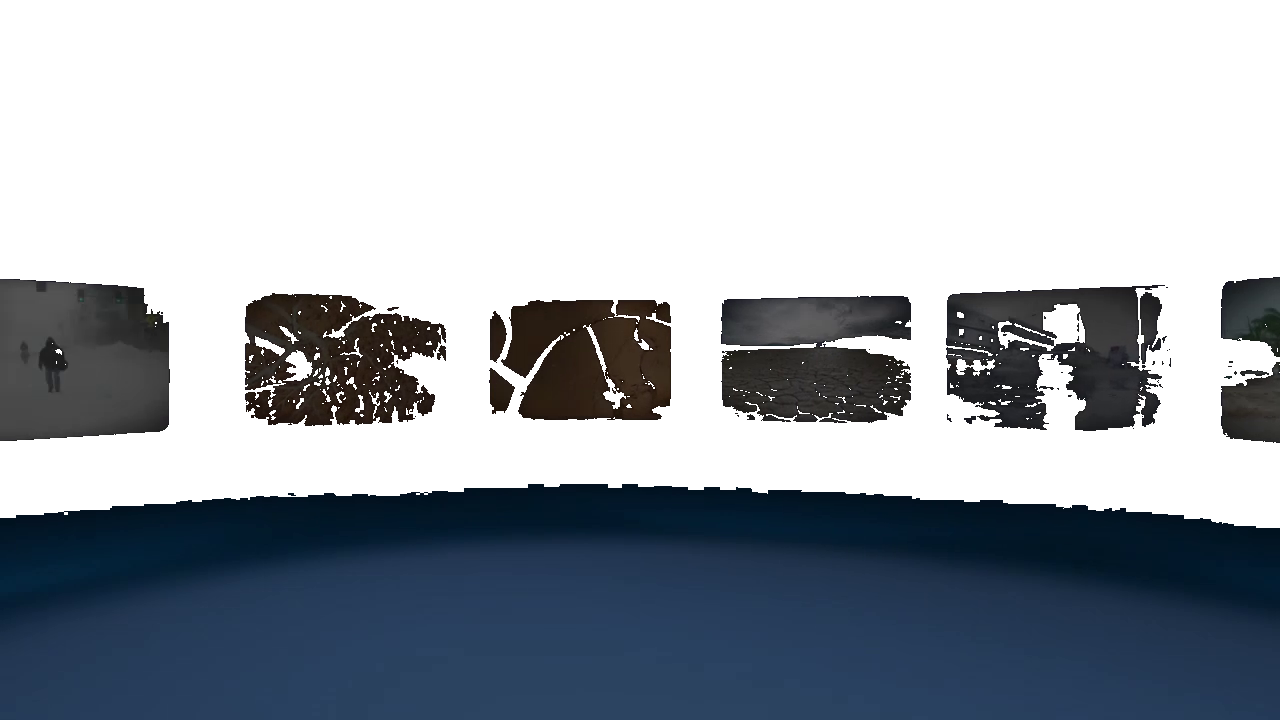
#> input picture F00_ASSET_FORGE/BANK_B_NATURE/fire/frame_000001.png, 1280 x 720 px
$ python -i visual_inject.py   (imports and definitions only)
#> lines starting #> are read from the running program, lines starting #| are printed output that depends on the picture
#!/usr/bin/env python3
"""
CRUSADER — Visual Injector v1
==============================

Curation des visuels du roadmap. Remplace les frames minables de F00.

Usage:
    # Générer le tableau de curation
    python visual_inject.py --roadmap roadmap.json --f00-dir /path/to/F00 --table

    # Appliquer des changements depuis un fichier de curation
    python visual_inject.py --roadmap roadmap.json --curation curation.json --apply

    # Vérifier les visuels (transparence, répétition, manquants)
    python visual_inject.py --roadmap roadmap.json --f00-dir /path/to/F00 --check

    # Redimensionner un upload externe → F00/RESERVE/
    python visual_inject.py --resize input.png --output F00_ASSET_FORGE/RESERVE/custom_001.png

L'injecteur:
  1. Lit le roadmap (82 segments)
  2. Génère un tableau de curation (chapitre, position, visuel, phrase, statut)
  3. Vérifie: transparence, répétition, fichier manquant, taille
  4. Applique les remplacements (upload PC ou pioche F00)
  5. Redimensionne les uploads à 1920x1080

L'injecteur NE MODIFIE JAMAIS:
  - start_frame, end_frame, text_subtitles (structure du roadmap)
  - crops, waypoints, fragments (travail manuel miniature)
  - style, meta, miniature chapters
"""

import json
import argparse
import os
import sys
from pathlib import Path
from collections import Counter

# === Détection des chapitres ===

# [196 lines left out: functions get_chapter_for_segment, check_transparency, check_file_exists, get_file_size, generate_curation_table, apply_curation, not called in this run]


# === Redimensionnement ===

def resize_image(input_path, output_path, target_w=1920, target_h=1080):
    """
    Redimensionne une image à 1920x1080 avec crop center.
    Préserve le ratio, crop le centre.
    """
#> called with output_path = 'out.png', target_w = 1920, target_h = 1080
    from PIL import Image

    img = Image.open(input_path)
#> img is the input picture: PIL image 1280x720 RGBA; mean R, G, B, A 14.3, 20.5, 27.9, 109.2

    # Convertir en RGB si RGBA (flatten sur noir)
    if img.mode == 'RGBA':
        background = Image.new('RGB', img.size, (0, 0, 0))
#> background: PIL image 1280x720 RGB; every value is 0
        background.paste(img, mask=img.split()[3])
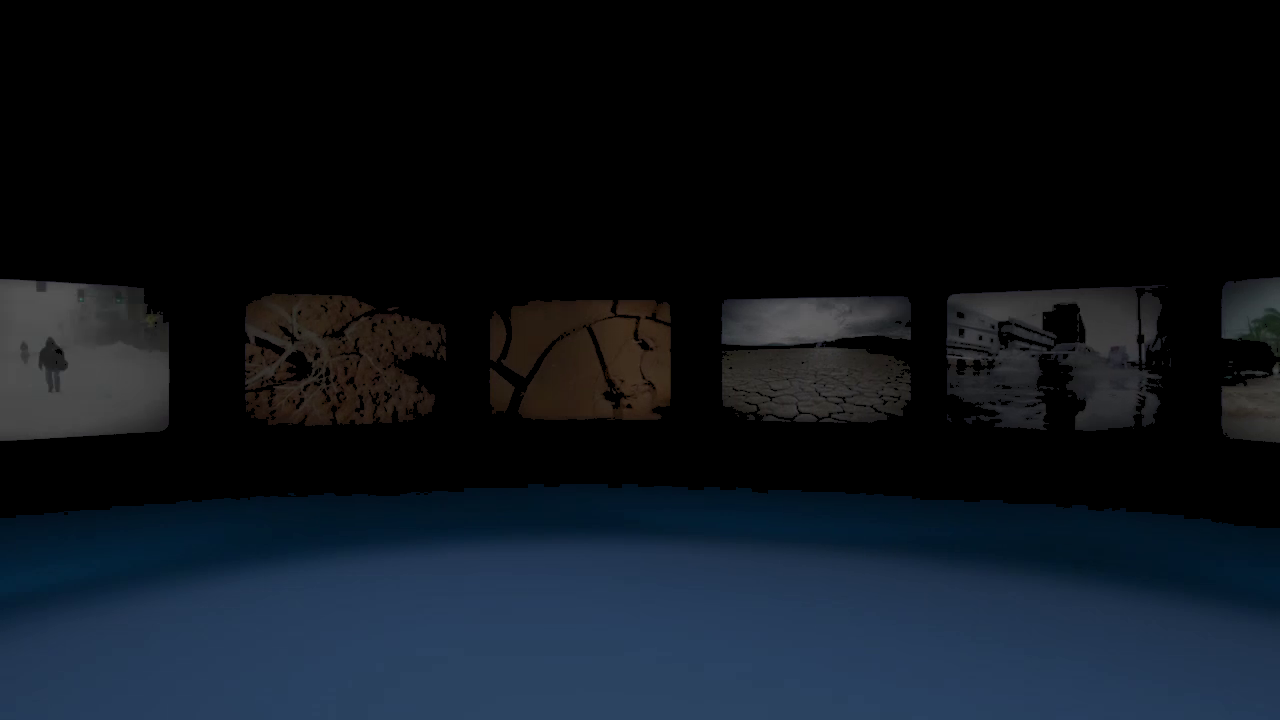
#> background: PIL image 1280x720 RGB; mean R, G, B 14.3, 20.5, 27.9
        img = background
    elif img.mode != 'RGB':
        img = img.convert('RGB')

    # Calculer le crop center
    src_w, src_h = img.size
#> src_w = 1280; src_h = 720
    src_ratio = src_w / src_h
#> src_ratio = 1.78
    target_ratio = target_w / target_h

    if src_ratio > target_ratio:
        # Source plus large → crop horizontal
        new_w = int(src_h * target_ratio)
        offset = (src_w - new_w) // 2
        img = img.crop((offset, 0, offset + new_w, src_h))
    else:
        # Source plus haute → crop vertical
        new_h = int(src_w / target_ratio)
#> new_h = 720
        offset = (src_h - new_h) // 2
#> offset = 0
        img = img.crop((0, offset, src_w, offset + new_h))

    # Resize final
    img = img.resize((target_w, target_h), Image.LANCZOS)
#> img: PIL image 1920x1080 RGB

    # Sauvegarder
    os.makedirs(os.path.dirname(output_path), exist_ok=True)
    img.save(output_path, 'PNG', optimize=True)

    return output_path


# === Browse F00 ===

# [199 lines left out: functions browse_f00, main, not called in this run]


# [2 lines not run here, left out]

>>> result = resize_image('../../../F00_ASSET_FORGE/BANK_B_NATURE/fire/frame_000001.png', 'out.png')
